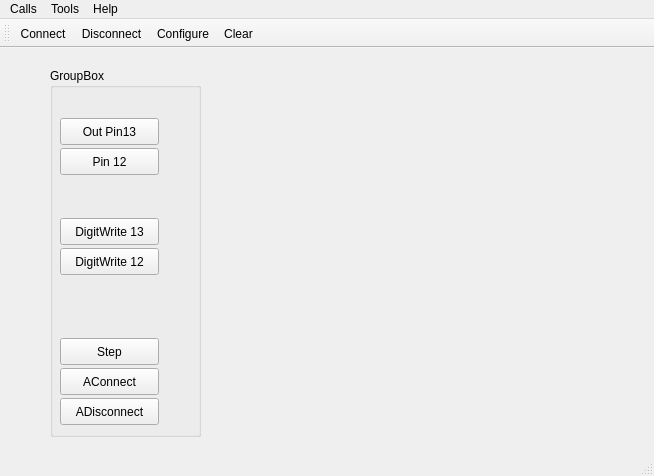
<?xml version="1.0" encoding="UTF-8"?>
<ui version="4.0">
 <class>MainWindow</class>
 <widget class="QMainWindow" name="MainWindow">
  <property name="geometry">
   <rect>
    <x>0</x>
    <y>0</y>
    <width>654</width>
    <height>476</height>
   </rect>
  </property>
  <property name="windowTitle">
   <string>firmata Terminal</string>
  </property>
  <widget class="QWidget" name="centralWidget">
   <widget class="QWidget" name="gridLayoutWidget">
    <property name="geometry">
     <rect>
      <x>210</x>
      <y>19</y>
      <width>421</width>
      <height>371</height>
     </rect>
    </property>
    <layout class="QGridLayout" name="gridLayout"/>
   </widget>
   <widget class="QGroupBox" name="groupBox">
    <property name="geometry">
     <rect>
      <x>50</x>
      <y>20</y>
      <width>151</width>
      <height>369</height>
     </rect>
    </property>
    <property name="title">
     <string>GroupBox</string>
    </property>
    <widget class="QPushButton" name="pushButton">
     <property name="geometry">
      <rect>
       <x>10</x>
       <y>50</y>
       <width>99</width>
       <height>27</height>
      </rect>
     </property>
     <property name="text">
      <string>Out Pin13</string>
     </property>
    </widget>
    <widget class="QPushButton" name="DigWrite">
     <property name="geometry">
      <rect>
       <x>10</x>
       <y>150</y>
       <width>99</width>
       <height>27</height>
      </rect>
     </property>
     <property name="text">
      <string>DigitWrite 13</string>
     </property>
    </widget>
    <widget class="QPushButton" name="pushButton_3">
     <property name="geometry">
      <rect>
       <x>10</x>
       <y>330</y>
       <width>99</width>
       <height>27</height>
      </rect>
     </property>
     <property name="text">
      <string>ADisconnect</string>
     </property>
    </widget>
    <widget class="QPushButton" name="stepButton">
     <property name="geometry">
      <rect>
       <x>10</x>
       <y>270</y>
       <width>99</width>
       <height>27</height>
      </rect>
     </property>
     <property name="text">
      <string>Step</string>
     </property>
    </widget>
    <widget class="QPushButton" name="pushButton_2">
     <property name="geometry">
      <rect>
       <x>10</x>
       <y>300</y>
       <width>99</width>
       <height>27</height>
      </rect>
     </property>
     <property name="text">
      <string>AConnect</string>
     </property>
    </widget>
    <widget class="QPushButton" name="pushButton_4">
     <property name="geometry">
      <rect>
       <x>10</x>
       <y>80</y>
       <width>99</width>
       <height>27</height>
      </rect>
     </property>
     <property name="text">
      <string>Pin 12</string>
     </property>
    </widget>
    <widget class="QPushButton" name="DigWrite_2">
     <property name="geometry">
      <rect>
       <x>10</x>
       <y>180</y>
       <width>99</width>
       <height>27</height>
      </rect>
     </property>
     <property name="text">
      <string>DigitWrite 12</string>
     </property>
    </widget>
   </widget>
  </widget>
  <widget class="QMenuBar" name="menuBar">
   <property name="geometry">
    <rect>
     <x>0</x>
     <y>0</y>
     <width>654</width>
     <height>25</height>
    </rect>
   </property>
   <widget class="QMenu" name="menuCalls">
    <property name="title">
     <string>Calls</string>
    </property>
    <addaction name="actionConnect"/>
    <addaction name="actionDisconnect"/>
    <addaction name="separator"/>
    <addaction name="actionQuit"/>
   </widget>
   <widget class="QMenu" name="menuTools">
    <property name="title">
     <string>Tools</string>
    </property>
    <addaction name="actionConfigure"/>
    <addaction name="actionClear"/>
   </widget>
   <widget class="QMenu" name="menuHelp">
    <property name="title">
     <string>Help</string>
    </property>
    <addaction name="actionAbout"/>
    <addaction name="actionAboutQt"/>
   </widget>
   <addaction name="menuCalls"/>
   <addaction name="menuTools"/>
   <addaction name="menuHelp"/>
  </widget>
  <widget class="QToolBar" name="mainToolBar">
   <attribute name="toolBarArea">
    <enum>TopToolBarArea</enum>
   </attribute>
   <attribute name="toolBarBreak">
    <bool>false</bool>
   </attribute>
   <addaction name="actionConnect"/>
   <addaction name="actionDisconnect"/>
   <addaction name="actionConfigure"/>
   <addaction name="actionClear"/>
  </widget>
  <widget class="QStatusBar" name="statusBar"/>
  <action name="actionAbout">
   <property name="text">
    <string>&amp;About</string>
   </property>
   <property name="toolTip">
    <string>About program</string>
   </property>
   <property name="shortcut">
    <string>Alt+A</string>
   </property>
  </action>
  <action name="actionAboutQt">
   <property name="text">
    <string>About Qt</string>
   </property>
  </action>
  <action name="actionConnect">
   <property name="icon">
    <iconset resource="firmataterm.qrc">
     <normaloff>:/images/connect.png</normaloff>:/images/connect.png</iconset>
   </property>
   <property name="text">
    <string>C&amp;onnect</string>
   </property>
   <property name="toolTip">
    <string>Connect to serial port</string>
   </property>
   <property name="shortcut">
    <string>Ctrl+O</string>
   </property>
  </action>
  <action name="actionDisconnect">
   <property name="icon">
    <iconset resource="firmataterm.qrc">
     <normaloff>:/images/disconnect.png</normaloff>:/images/disconnect.png</iconset>
   </property>
   <property name="text">
    <string>&amp;Disconnect</string>
   </property>
   <property name="toolTip">
    <string>Disconnect from serial port</string>
   </property>
   <property name="shortcut">
    <string>Ctrl+D</string>
   </property>
  </action>
  <action name="actionConfigure">
   <property name="icon">
    <iconset resource="firmataterm.qrc">
     <normaloff>:/images/settings.png</normaloff>:/images/settings.png</iconset>
   </property>
   <property name="text">
    <string>&amp;Configure</string>
   </property>
   <property name="toolTip">
    <string>Configure serial port</string>
   </property>
   <property name="shortcut">
    <string>Alt+C</string>
   </property>
  </action>
  <action name="actionClear">
   <property name="icon">
    <iconset resource="firmataterm.qrc">
     <normaloff>:/images/clear.png</normaloff>:/images/clear.png</iconset>
   </property>
   <property name="text">
    <string>C&amp;lear</string>
   </property>
   <property name="toolTip">
    <string>Clear data</string>
   </property>
   <property name="shortcut">
    <string>Alt+L</string>
   </property>
  </action>
  <action name="actionQuit">
   <property name="icon">
    <iconset resource="firmataterm.qrc">
     <normaloff>:/images/application-exit.png</normaloff>:/images/application-exit.png</iconset>
   </property>
   <property name="text">
    <string>&amp;Quit</string>
   </property>
   <property name="shortcut">
    <string>Ctrl+Q</string>
   </property>
  </action>
 </widget>
 <layoutdefault spacing="6" margin="11"/>
 <resources>
  <include location="firmataterm.qrc"/>
 </resources>
 <connections/>
</ui>
